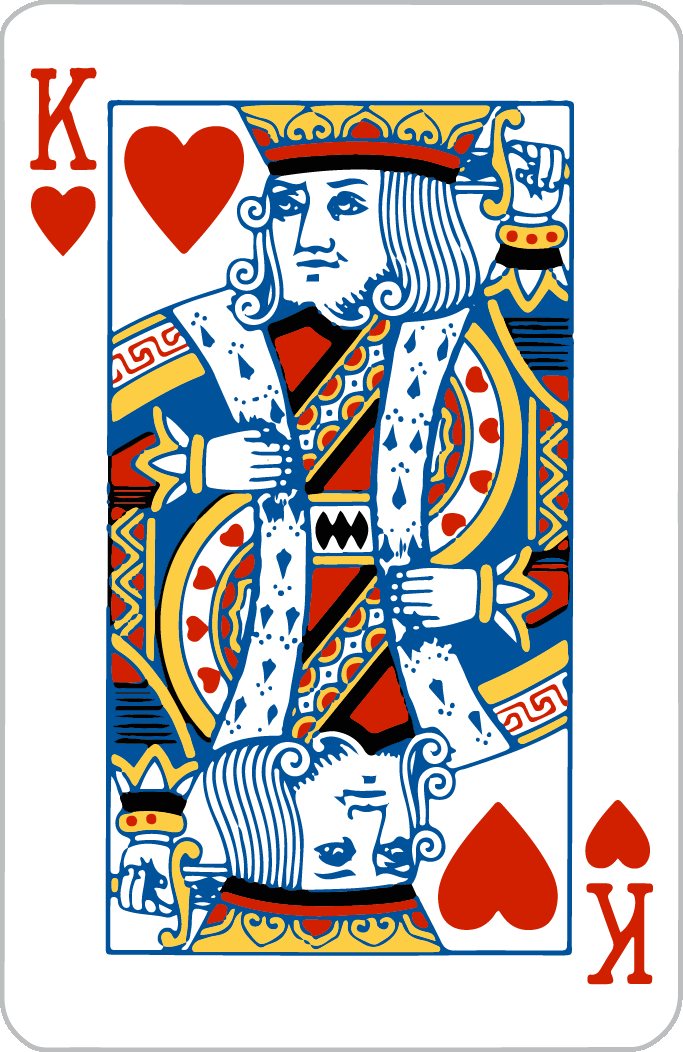
#> input picture resources/KH.png, 683 x 1052 px
$ python PokerCardRecognition.py
#> lines starting #> are read from the running program, lines starting #| are printed output that depends on the picture; after the words box and inside, x2 and y2 are one past the last pixel; in counts of white or black regions, pixels touching at a corner belong together
import cv2
import numpy as np
import json

kernel = np.ones((5, 5))
image1 = cv2.imread("resources/KH.png")
#> image1 is the input picture: shape (1052, 683, 3); mean B, G, R 191.8, 192.9, 197.6
image2 = cv2.imread("resources/KS.png")
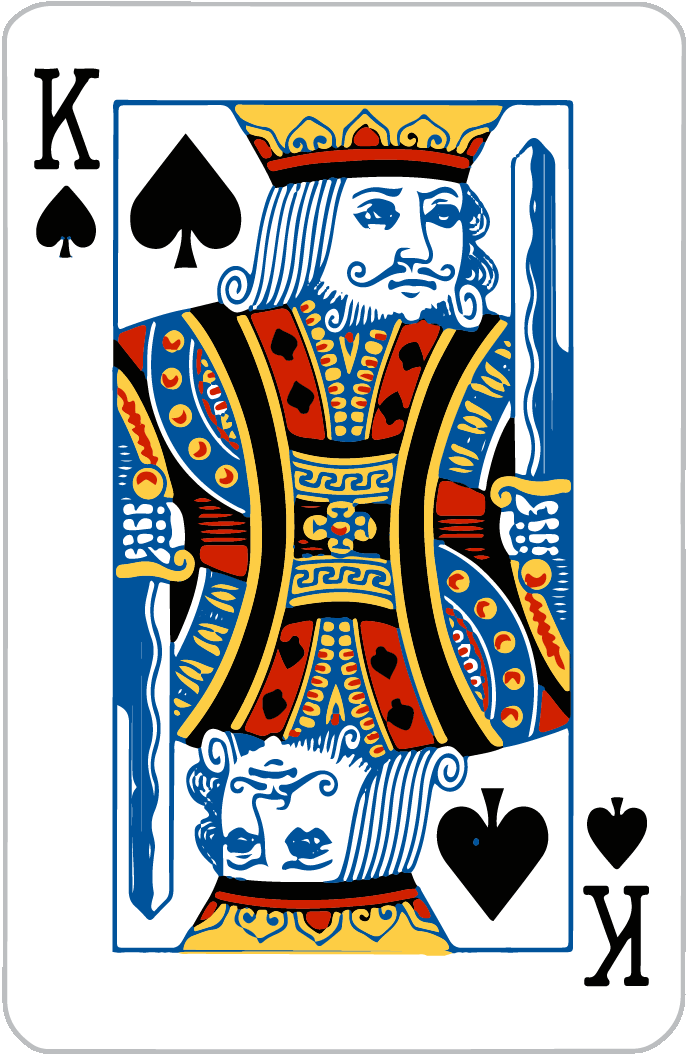
#> input picture resources/KS.png, 691 x 1056 px
#> image2 is the input picture: shape (1056, 691, 3); mean B, G, R 182.4, 184.2, 182.7

images = [image1, image2]

train_ranks = []
train_suits = []

class Card:
    def __init__(self):
        self.rank = ""
        self.suit = ""

class Rank:
    def __init__(self):
        self.value = ""
        self.img = []

class Suit:
    def __init__(self):
        self.value = ""
        self.img = []

def fillTrainArrays():
    for Card in ["A", "2", "3", "4", "5", "6", "7", "8", "9", "10", "J", "Q", "K"]:
        img = cv2.imread("train/" + Card + "_TRAIN.png", cv2.IMREAD_GRAYSCALE)

        rank = Rank()
        rank.value = Card
        rank.img = img

        train_ranks.append(rank)

    for SuitCard in ["Diamonds", "Hearts", "Clubs", "Spades"]:
        img = cv2.imread("train/" + SuitCard + ".png", cv2.IMREAD_GRAYSCALE)

        suit = Suit()
        suit.value = SuitCard
        suit.img = img
        train_suits.append(suit)

def processImage(img):
    img = img[54:600, 25:110]
    imgGray = cv2.cvtColor(img, cv2.COLOR_BGR2GRAY)
    ret, imgThres = cv2.threshold(imgGray, 127, 255, cv2.THRESH_BINARY_INV)

    return imgThres

def getContour(img):
    cnts, hier = cv2.findContours(img, cv2.RETR_TREE, cv2.CHAIN_APPROX_SIMPLE)
    cnts = sorted(cnts, key=cv2.contourArea, reverse=True)

    if len(cnts) != 0:
        x1, y1, w1, h1 = cv2.boundingRect(cnts[0])
        rect = img[y1:y1 + h1, x1:x1 + w1]
        sized = cv2.resize(rect, (70, 125), 0, 0)
        img = sized

    return img

def matchCardsRanks(rank):
    height_img1 = rank.img.shape[0]
    width_img1 = rank.img.shape[1]
    bestMatchRank = 10000
    bestCardRank = ""

    for Rank in train_ranks:
        height_img2 = Rank.img.shape[0]
        width_img2 = Rank.img.shape[1]

        if height_img1 > height_img2:
            rank.img = rank.img[:height_img2, :]
        else:
            Rank.img = Rank.img[:height_img1, :]

        if width_img1 > width_img2:
            rank.img = rank.img[:, :width_img2]
        else:
            Rank.img = Rank.img[:, :width_img1]

        diffImg = cv2.absdiff(rank.img, Rank.img)
        rank_diff = int(np.sum(diffImg) / 255)

        if rank_diff < bestMatchRank:
            bestMatchRank = rank_diff
            bestCardRank = Rank.value

    return bestCardRank

def matchCardsSuits(suit):
    height_img1 = suit.img.shape[0]
    width_img1 = suit.img.shape[1]
    bestMatchSuit = 10000
    bestCardSuit = ""

    for Suit in train_suits:
        height_img2 = Suit.img.shape[0]
        width_img2 = Suit.img.shape[1]

        if height_img1 > height_img2:
            suit.img = suit.img[:height_img2, :]
        else:
            Suit.img = Suit.img[:height_img1, :]

        if width_img1 > width_img2:
            suit.img = suit.img[:, :width_img2]
        else:
            Suit.img = Suit.img[:, :width_img1]

        diffImg = cv2.absdiff(suit.img, Suit.img)
        rank_diff = int(np.sum(diffImg) / 255)

        if rank_diff < bestMatchSuit:
            bestMatchSuit = rank_diff
            bestCardSuit = Suit.value

    return bestCardSuit

def run():
    fillTrainArrays()
    hand = []
#> hand = []

    for image in images:
        card = Card()

        rank = Rank()
        suit = Suit()
        rank.img = image

        imgProcessed = processImage(rank.img)
        rank.img = imgProcessed[:120]
        suit.img = imgProcessed[120:230]

        rank.img = getContour(rank.img)
        suit.img = getContour(suit.img)

        bestRank = matchCardsRanks(rank)
        bestSuit = matchCardsSuits(suit)

        card.rank = bestRank
        card.suit = bestSuit

        hand.append(card.__dict__)
#> this loop made 1 pass
#> pass 1, in processImage, `img = img[54:600, 25:110]`:
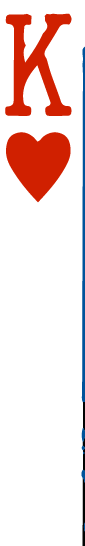
#> img: shape (546, 85, 3); mean of channels 0, 1, 2 218.4, 221.1, 242.2; drawn as B, G, R
#> pass 1, in processImage, `imgGray = cv2.cvtColor(img, cv2.COLOR_BGR2GRAY)`:
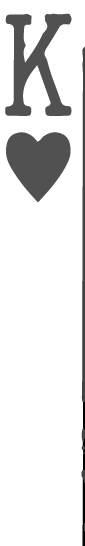
#> imgGray: shape (546, 85); min 2, max 255, mean 227.1
#> pass 1, in processImage, `ret, imgThres = cv2.threshold(imgGray, 127, 255, cv2.THRESH_BINARY_INV)`:
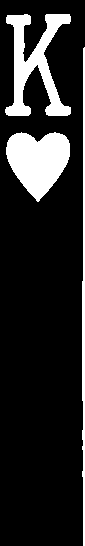
#> imgThres: shape (546, 85); 15.2% white; 3 white regions, box (x1, y1, x2, y2) and area: (6, 132, 70, 202) 2988, (5, 14, 71, 116) 2909, (82, 47, 85, 546) 1137
#> pass 1, in run, `rank.img = imgProcessed[:120]`:
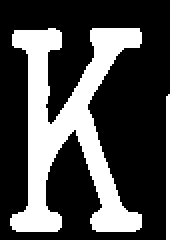
#> rank.img: shape (120, 85) (shown 2 times larger); 29.9% white; 2 white regions, box (x1, y1, x2, y2) and area: (5, 14, 71, 116) 2909, (83, 47, 85, 120) 145
#> after the loop:
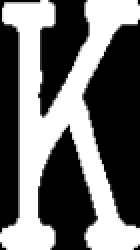
#> rank.img: shape (125, 70) (shown 2 times larger); min 0, max 255, mean 110.2

    if hand[0]['rank'] == hand[1]['rank']:
        print("Você já tem um par, mizera!!!")
    else:
        print("Bixo, tu vai perder!!!")

#> (the run stopped early here; a loop or call above may not have finished)
